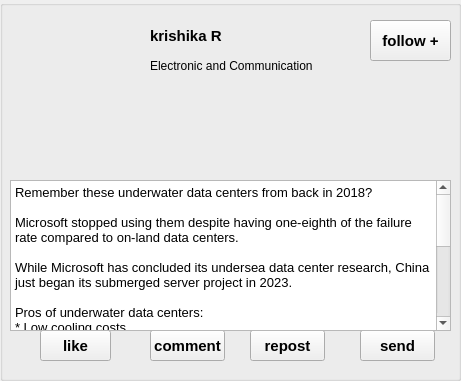
   <widget class="QGroupBox" name="groupBox_3">
    <property name="geometry">
     <rect>
      <x>140</x>
      <y>1420</y>
      <width>461</width>
      <height>381</height>
     </rect>
    </property>
    <property name="title">
     <string/>
    </property>
    <widget class="QPushButton" name="pushButton_14">
     <property name="geometry">
      <rect>
       <x>370</x>
       <y>20</y>
       <width>81</width>
       <height>41</height>
      </rect>
     </property>
     <property name="font">
      <font>
       <pointsize>11</pointsize>
       <weight>75</weight>
       <bold>true</bold>
       <kerning>false</kerning>
      </font>
     </property>
     <property name="text">
      <string>follow +</string>
     </property>
    </widget>
    <widget class="QPushButton" name="pushButton_28">
     <property name="geometry">
      <rect>
       <x>40</x>
       <y>330</y>
       <width>71</width>
       <height>31</height>
      </rect>
     </property>
     <property name="font">
      <font>
       <pointsize>11</pointsize>
       <weight>75</weight>
       <bold>true</bold>
       <kerning>false</kerning>
      </font>
     </property>
     <property name="styleSheet">
      <string notr="true"/>
     </property>
     <property name="text">
      <string>like</string>
     </property>
     <property name="iconSize">
      <size>
       <width>8</width>
       <height>8</height>
      </size>
     </property>
    </widget>
    <widget class="QPushButton" name="pushButton_29">
     <property name="geometry">
      <rect>
       <x>150</x>
       <y>330</y>
       <width>75</width>
       <height>31</height>
      </rect>
     </property>
     <property name="font">
      <font>
       <pointsize>11</pointsize>
       <weight>75</weight>
       <bold>true</bold>
       <kerning>false</kerning>
      </font>
     </property>
     <property name="text">
      <string>comment</string>
     </property>
    </widget>
    <widget class="QPushButton" name="pushButton_30">
     <property name="geometry">
      <rect>
       <x>250</x>
       <y>330</y>
       <width>75</width>
       <height>31</height>
      </rect>
     </property>
     <property name="font">
      <font>
       <pointsize>11</pointsize>
       <weight>75</weight>
       <bold>true</bold>
       <kerning>false</kerning>
      </font>
     </property>
     <property name="text">
      <string>repost</string>
     </property>
    </widget>
    <widget class="QPushButton" name="pushButton_31">
     <property name="geometry">
      <rect>
       <x>360</x>
       <y>330</y>
       <width>75</width>
       <height>31</height>
      </rect>
     </property>
     <property name="font">
      <font>
       <pointsize>11</pointsize>
       <weight>75</weight>
       <bold>true</bold>
       <kerning>false</kerning>
      </font>
     </property>
     <property name="text">
      <string>send</string>
     </property>
    </widget>
    <widget class="QLabel" name="label_4">
     <property name="geometry">
      <rect>
       <x>-80</x>
       <y>20</y>
       <width>221</width>
       <height>151</height>
      </rect>
     </property>
     <property name="styleSheet">
      <string notr="true">background-image: url(:/new/prefix1/p3s.jpg);</string>
     </property>
     <property name="text">
      <string/>
     </property>
    </widget>
    <widget class="QLabel" name="label_23">
     <property name="geometry">
      <rect>
       <x>150</x>
       <y>20</y>
       <width>111</width>
       <height>31</height>
      </rect>
     </property>
     <property name="font">
      <font>
       <pointsize>11</pointsize>
       <weight>75</weight>
       <bold>true</bold>
       <kerning>false</kerning>
      </font>
     </property>
     <property name="text">
      <string>krishika R</string>
     </property>
    </widget>
    <widget class="QLabel" name="label_24">
     <property name="geometry">
      <rect>
       <x>150</x>
       <y>50</y>
       <width>211</width>
       <height>31</height>
      </rect>
     </property>
     <property name="font">
      <font>
       <pointsize>9</pointsize>
       <kerning>false</kerning>
      </font>
     </property>
     <property name="text">
      <string>Electronic and Communication</string>
     </property>
    </widget>
    <widget class="QPlainTextEdit" name="plainTextEdit_2">
     <property name="geometry">
      <rect>
       <x>10</x>
       <y>180</y>
       <width>441</width>
       <height>151</height>
      </rect>
     </property>
     <property name="font">
      <font>
       <pointsize>10</pointsize>
       <kerning>false</kerning>
      </font>
     </property>
     <property name="plainText">
      <string>Remember these underwater data centers from back in 2018?

Microsoft stopped using them despite having one-eighth of the failure rate compared to on-land data centers.

While Microsoft has concluded its undersea data center research, China just began its submerged server project in 2023.

Pros of underwater data centers:
* Low cooling costs
* Abundant real estate
* Potentially sustainable energy sourcing (eg. electricity from wave)

Cons
* Higher hardware maintenance and upgrade costs
* Higher network costs (1 cable = single point of failure)
* Physical security (eg. sabotage)

The company that solves these challenges in order to make underwater data centers practical at scale stands to profit enormously.
</string>
     </property>
    </widget>
    <widget class="QLabel" name="like5">
     <property name="geometry">
      <rect>
       <x>110</x>
       <y>340</y>
       <width>21</width>
       <height>16</height>
      </rect>
     </property>
     <property name="styleSheet">
      <string notr="true">background-image: url(:/new/prefix1/like2.jpg);</string>
     </property>
     <property name="text">
      <string/>
     </property>
    </widget>
   </widget>
